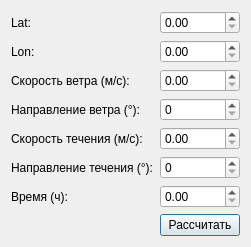
<?xml version="1.0" encoding="UTF-8"?>
<ui version="4.0">
 <class>DriftCalculationForm</class>
 <widget class="QDialog" name="DriftCalculationForm">
  <property name="windowTitle">
   <string>Расчёт дрейфа</string>
  </property>
  <layout class="QFormLayout">
   <item row="0" column="0"><widget class="QLabel"><property name="text"><string>Lat:</string></property></widget></item>
   <item row="0" column="1"><widget class="QDoubleSpinBox" name="spinLat"></widget></item>
   <item row="1" column="0"><widget class="QLabel"><property name="text"><string>Lon:</string></property></widget></item>
   <item row="1" column="1"><widget class="QDoubleSpinBox" name="spinLon"></widget></item>
   <item row="2" column="0"><widget class="QLabel"><property name="text"><string>Скорость ветра (м/с):</string></property></widget></item>
   <item row="2" column="1"><widget class="QDoubleSpinBox" name="spinWindSpeed"></widget></item>
   <item row="3" column="0"><widget class="QLabel"><property name="text"><string>Направление ветра (°):</string></property></widget></item>
   <item row="3" column="1"><widget class="QSpinBox" name="spinWindDir"></widget></item>
   <item row="4" column="0"><widget class="QLabel"><property name="text"><string>Скорость течения (м/с):</string></property></widget></item>
   <item row="4" column="1"><widget class="QDoubleSpinBox" name="spinCurrentSpeed"></widget></item>
   <item row="5" column="0"><widget class="QLabel"><property name="text"><string>Направление течения (°):</string></property></widget></item>
   <item row="5" column="1"><widget class="QSpinBox" name="spinCurrentDir"></widget></item>
   <item row="6" column="0"><widget class="QLabel"><property name="text"><string>Время (ч):</string></property></widget></item>
   <item row="6" column="1"><widget class="QDoubleSpinBox" name="spinTime"></widget></item>
   <item row="7" column="1"><widget class="QPushButton" name="buttonCalculate"><property name="text"><string>Рассчитать</string></property></widget></item>
  </layout>
 </widget>
 <resources/>
 <connections/>
</ui>
